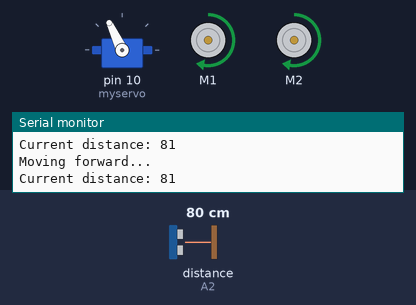
The sketch below on a simulated Arduino Uno, built with avr-gcc and run on an emulated ATmega328P. Shown: servo, 2 × DC motor (green arrow = forward, orange = backward, longer = faster), the last lines printed to the serial monitor. The inputs (shaded band) are chosen by the test bench; at power-on: distance to the obstacle (sensor on A2) 80 cm. The echo pulse lasts 58.3 µs per cm.

Above: at 3.3 s.
3.4 s: distance to the obstacle (sensor on A2) set to 29 cm
4.9 s: distance to the obstacle (sensor on A2) set to 23 cm
At 6.2 s:
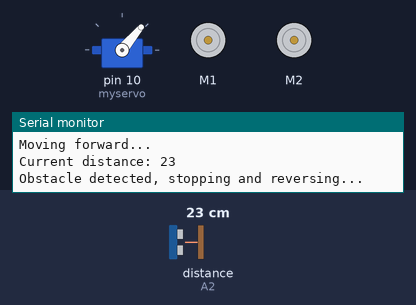
7.9 s: distance to the obstacle (sensor on A2) set to 250 cm
At 8.45 s:
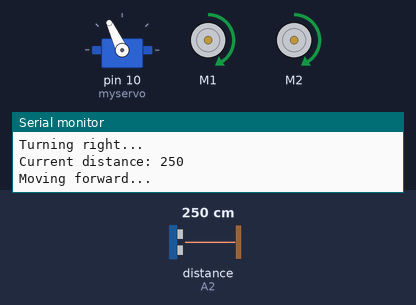
10.0 s: distance to the obstacle (sensor on A2) set to 2 cm
At 12.4 s:
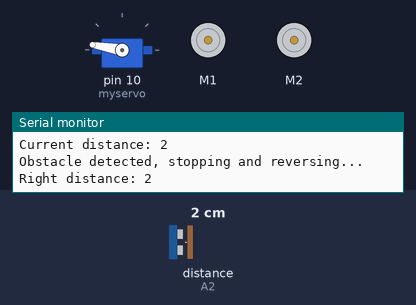
13.0 s: distance to the obstacle (sensor on A2) set to 299 cm
At 13.35 s:
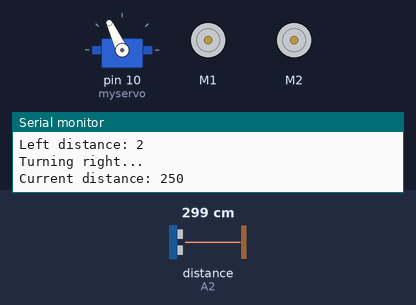
Timing chart, 0 to 16.0 s (numbered marks = the images above; inputs shaded):
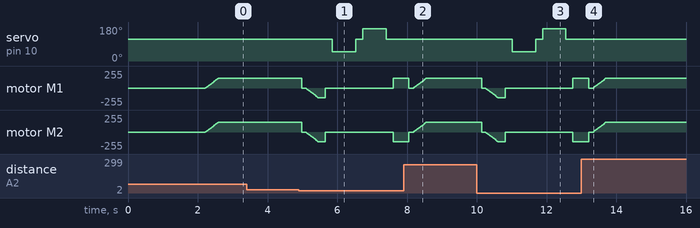

The sketch:

bot.ino
```cpp
#include <AFMotor.h>  // AFMotor Library https://learn.adafruit.com/adafruit-motor-shield/library-install
#include <NewPing.h>  // NewPing Library https://github.com/livetronic/Arduino-NewPing
#include <Servo.h>    // Servo Library https://github.com/arduino-libraries/Servo.git

#define TRIG_PIN A1
#define ECHO_PIN A2
#define MAX_DISTANCE 200
#define MAX_SPEED 150
#define MAX_SPEED_OFFSET 20

NewPing sonar(TRIG_PIN, ECHO_PIN, MAX_DISTANCE);

AF_DCMotor motor1(1, MOTOR12_1KHZ);
AF_DCMotor motor2(2, MOTOR12_1KHZ);
Servo myservo;

boolean goesForward = false;
int distance = 100;
int speedSet = 0;

void setup() {
  // Initialize Serial Monitor for debugging
  Serial.begin(9600);
  myservo.attach(10);
  myservo.write(115);
  delay(2000);

  // Initial distance measurement and Serial output
  distance = readPing();
  Serial.print("Initial distance: ");
  Serial.println(distance);
  delay(100);
}

void loop() {
  int distanceR = 0;
  int distanceL =  0;
  delay(40);

  Serial.print("Current distance: ");
  Serial.println(distance);

  if(distance <= 25) {
    Serial.println("Obstacle detected, stopping and reversing...");
    moveStop();
    delay(100);
    moveBackward();
    delay(200);
    moveStop();
    delay(200);

    distanceR = lookRight();
    Serial.print("Right distance: ");
    Serial.println(distanceR);
    delay(200);

    distanceL = lookLeft();
    Serial.print("Left distance: ");
    Serial.println(distanceL);
    delay(200);

    if(distanceR >= distanceL) {
      Serial.println("Turning right...");
      turnRight();
      moveStop();
    } else {
      Serial.println("Turning left...");
      turnLeft();
      moveStop();
    }
  } else {
    Serial.println("Moving forward...");
    moveForward();
  }

  distance = readPing();
}

int lookRight() {
  myservo.write(50);
  delay(500);
  int distance = readPing();
  delay(100);
  myservo.write(115);
  return distance;
}

int lookLeft() {
  myservo.write(170);
  delay(500);
  int distance = readPing();
  delay(100);
  myservo.write(115);
  return distance;
}

int readPing() {
  delay(70);
  int cm = sonar.ping_cm();
  if(cm == 0) {
    cm = 250;
  }
  return cm;
}

void moveStop() {
  motor1.run(RELEASE);
  motor2.run(RELEASE);
}

void moveForward() {
  if(!goesForward) {
    goesForward = true;
    motor1.run(FORWARD);
    motor2.run(FORWARD);
    for (speedSet = 0; speedSet < MAX_SPEED; speedSet +=2) {
      motor1.setSpeed(speedSet);
      motor2.setSpeed(speedSet);
      delay(5);
    }
  }
}

void moveBackward() {
  goesForward = false;
  motor1.run(BACKWARD);
  motor2.run(BACKWARD);
  for (speedSet = 0; speedSet < MAX_SPEED; speedSet +=2) {
    motor1.setSpeed(speedSet);
    motor2.setSpeed(speedSet);
    delay(5);
  }
}

void turnRight() {
  motor1.run(FORWARD);
  motor2.run(BACKWARD);
  delay(450);
  motor1.run(FORWARD);
  motor2.run(FORWARD);
}

void turnLeft() {
  motor1.run(BACKWARD);
  motor2.run(FORWARD);
  delay(450);
  motor1.run(FORWARD);
  motor2.run(FORWARD);
}
```

Measured:
- the behaviour switches between 26 and 25 cm on distance to the obstacle (sensor on A2) (found by bisection; images 0 and 1)
- after the input at 4.9 s, servo on pin 10 (myservo): 115° → 50° after 0.96 s, → 115° 0.67 s later, → 170° 0.20 s later, → 115° 0.67 s later
- after the input at 7.9 s, servo on pin 10 (myservo): stays 115° (without the input it goes to 50° after 1.1 s)
- after the input at 10.0 s, servo on pin 10 (myservo): 115° → 50° after 1.0 s, → 115° 0.67 s later, → 170° 0.20 s later, → 115° 0.67 s later
- after the input at 13.0 s, servo on pin 10 (myservo): stays 115° (without the input it goes to 50° after 1.2 s)
